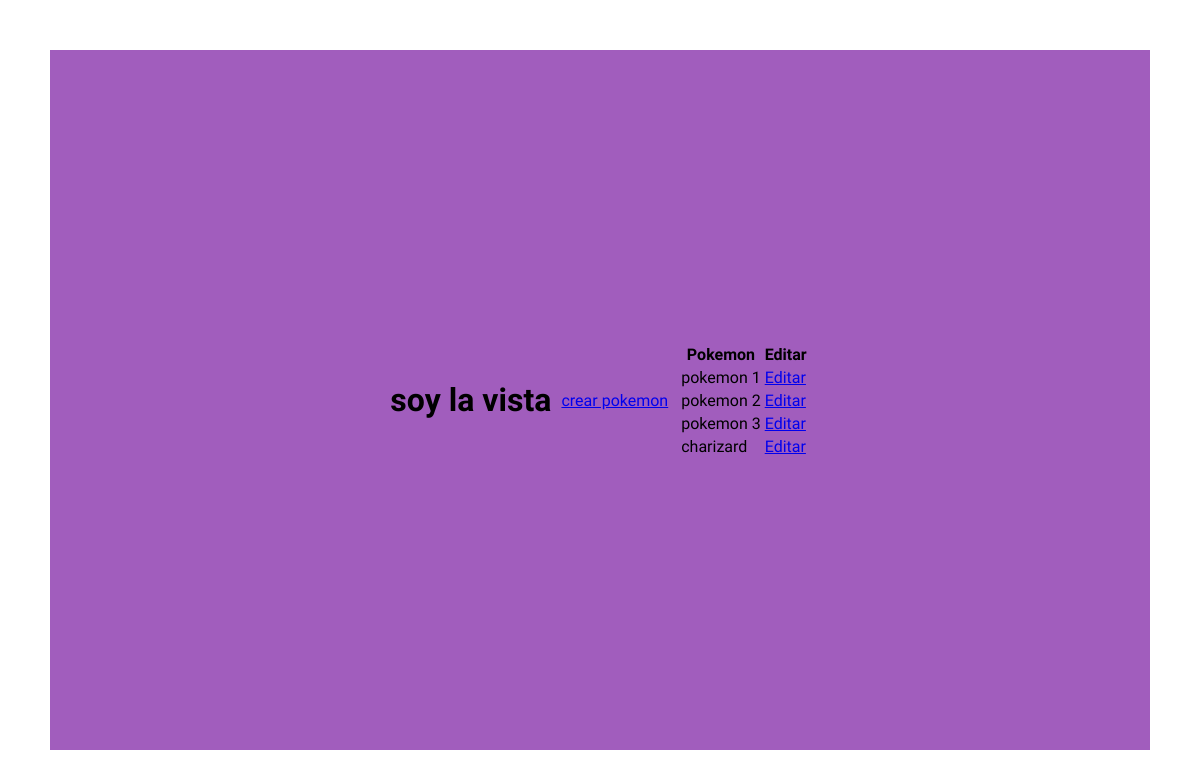
The page /pokemon on the database its author committed.
### base/models.py (models this page shows, shortened)
class Pokemon(models.Model):
    usuario = models.ForeignKey(User,
                                on_delete=models.CASCADE,
                                null=True,
                                blank=True)
    fecha_creacion = models.DateTimeField(auto_now_add=True)
    nombre = models.CharField(max_length=200)
    descripcion =models.TextField(null=True,
                                blank=True)
    carta_valiosa = models.BooleanField(default=False)
    resistencia = models.CharField(max_length=200)
    impacto = models.CharField(max_length=200)
    numero_serie = models.CharField(max_length=200,
                                    null = True,
                                    blank = True)
    class Meta:
        ordering = ['fecha_creacion']

### base/views.py (the view)
# urls.py: path('pokemon', ListaPokemon.as_view(), name='pokemon'),
class ListaPokemon(ListView):
    model = Pokemon
    context_object_name = 'pokemon'

### base/templates/base/pokemon_list.html
{% extends 'base/estilo.html' %}
{% block content %}
<div class="contenedor-fondo">
<h1>soy la vista</h1>
<a href="{% url 'crear-pokemon'%}">crear pokemon</a>
<table>
    <tr>
        <th>Pokemon</th>
        <th>Editar</th>
    </tr>
    {%for pokemon in pokemon%}
    <tr>
        <td>{{pokemon.nombre}}</td>
        <td> <a href="{% url 'pokemon' pokemon.id %}">Editar</a> </td>
    </tr>
    {% empty %}
    <h3>¡No hay pokemones ingresados aún!</h3>
    {% endfor %}
</table>
</div>
{% endblock content %}

### base/templates/base/estilo.html (style rules this page uses)
body { background-color: #ffffff; font-family: "Abel", serif; pading-top: 60px; margin: 50px; }
.contenedor-fondo { background-color: #a15dbd; margin: auto; max-width: 1800px; height: 700px; display: flex; justify-content: center; align-items: center; gap: 10px; margin: 10px 0; }

### rows shown on the page
Pokemon: nombre "pokemon 1"
Pokemon: nombre "pokemon 2"
Pokemon: nombre "pokemon 3"
Pokemon: nombre "charizard"
